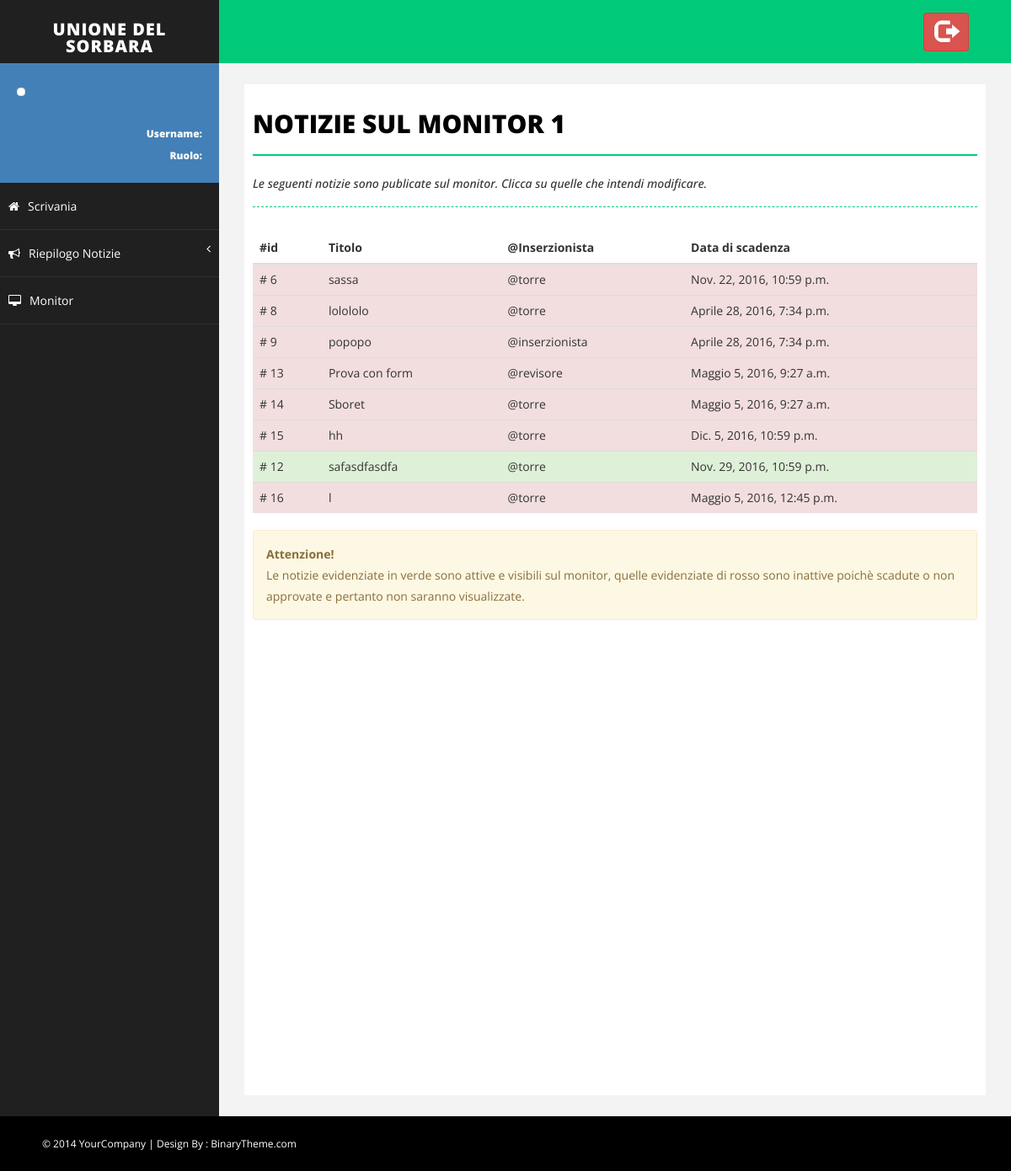
The app's page /visualizza/monitor/1, older data.
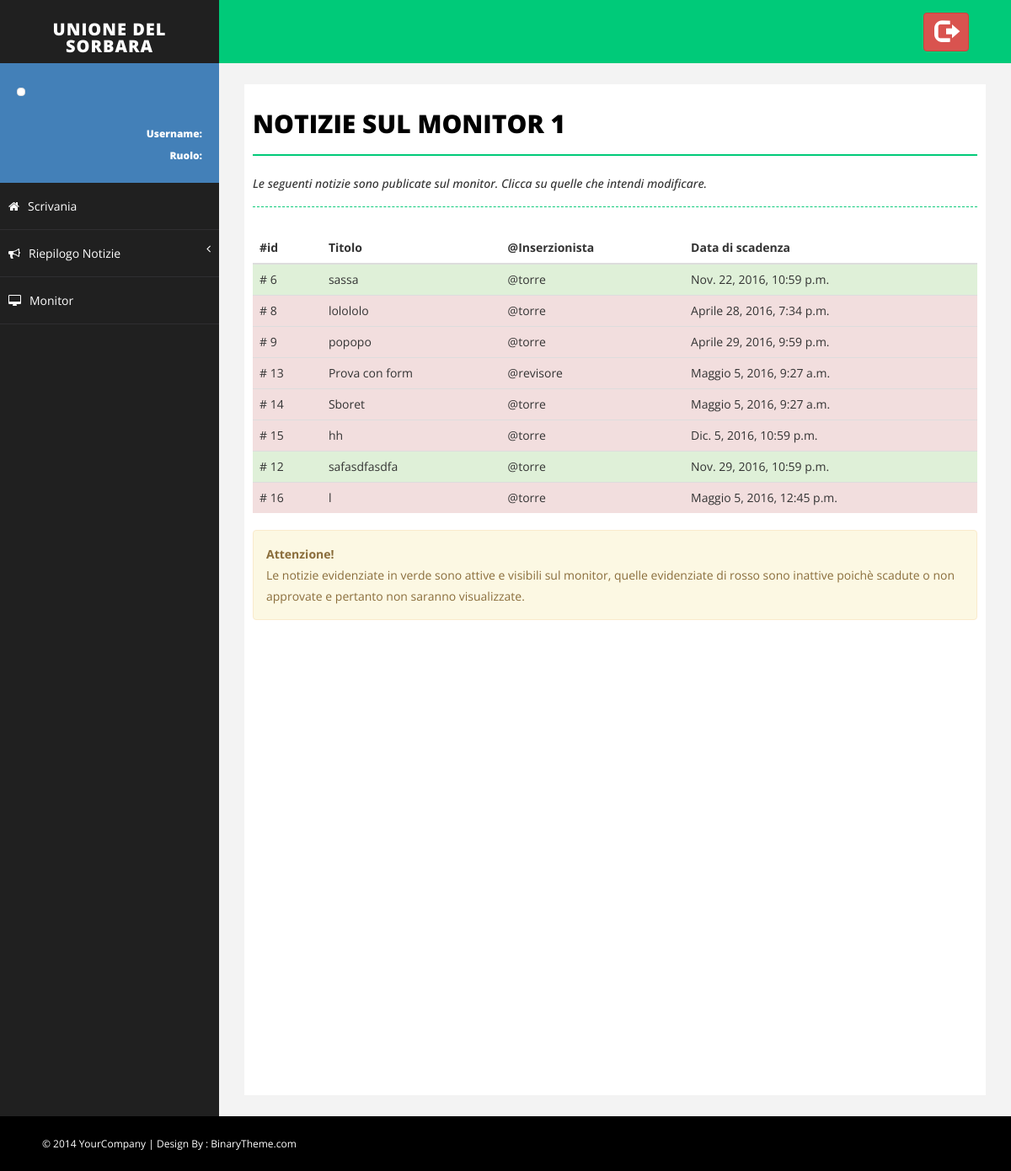
The same page, newer data.
### Monitor/models.py (models this page shows, shortened)
class Notizia(models.Model):
    titolo = models.CharField(max_length=settings.MAX_LUN_TITOLO)
    descrizione = models.TextField(max_length=settings.MAX_LUN_DESCRIZIONE)
    immagine = models.ImageField(upload_to=get_nome_immagine_notizia, default=None, blank=True)
    approvata = models.BooleanField(default=False)
    inserzionista = models.ForeignKey(MyUser)
    data_inserimento = models.DateTimeField(default=timezone.now)
    data_scadenza = models.DateTimeField(default=timezone.now()+datetime.timedelta(days=15))
    def attiva(self):
        return self.approvata and (self.data_scadenza >= timezone.now())

class MyUser(AbstractUser):
    foto_profilo = models.ImageField(upload_to=get_nome_immagine_utente, default=settings.NO_PROFILO)
    notifiche = models.BooleanField(default=True)

### Monitor/views.py (the view)
# urls.py: url(r'^visualizza/monitor/(?P<monitor_id>[0-9]+)$', views.notizie_per_monitor, name='notizie_monitor'),
def notizie_per_monitor(request, monitor_id):
    monitor = get_object_or_404(Monitor, pk=monitor_id)
    notizie = [x.notizia for x in VisualizzataComune.objects.filter(comune=monitor.frazione_posizionamento.comune)]
    notizie += [x.notizia for x in VisualizzataFrazione.objects.filter(frazione=monitor.frazione_posizionamento)]
    notizie += [x.notizia for x in VisualizzataMonitor.objects.filter(monitor=monitor)]
    sorted(notizie, key=lambda notizia: notizia.data_scadenza)
    return render(request,'Monitor/notizie_per_monitor.html',{'monitor_id':monitor_id, 'notizie':notizie})

### Monitor/templatetags/Monitor_extras.py (called while the page is built)
@register.filter(name='has_group')
def has_group(user, group_name):
    group = Group.objects.get(name=group_name)
    return True if group in user.groups.all() else False

@register.filter(name='is_admin')
def is_admin(user):
    return user.is_superuser

### Monitor/templates/Monitor/notizie_per_monitor.html
{% extends 'Monitor/base.html' %}
{% load Monitor_extras %}
{% block body %}
    <div id="page-inner">
        <div class="row">
            <div class="col-md-12">
                <h1 class="page-head-line">Notizie sul monitor {{ monitor_id }}</h1>
                <h1 class="page-subhead-line">Le seguenti notizie sono publicate sul monitor.
                    Clicca su quelle che intendi modificare.</h1>
            </div>
        </div>
        {% if notizie|length == 0 %}
            <div class="panel">
                <div class="alert alert-danger" role="alert">
                    Nessuna notizia publicata!
                    Non ci sono notizie sul monitor selezionato.
                </div>
            </div>
        {% else %}
            <div class="table-responsive">
                <table class="table table-hover">
                    <thead>
                        <tr>
                            <th>#id</th>
                            <th>Titolo</th>
                            <th>@Inserzionista</th>
                            <th>Data di scadenza</th>
                        </tr>
                    </thead>
                    <tbody>
                        {% for notizia in notizie %}
                            {% if notizia.attiva %}
                                {% if request.user|has_group:"Inserzionista" %}
                                <tr onclick = "location.href='{% url 'Monitor:modifica_notizia' notizia.id %}'" class="success">
                                {% else %}
                                <tr onclick = "location.href='{% url 'Monitor:approva_notizia' notizia.id %}'" class="success">
                                {% endif %}
                            {% else %}
                                {% if request.user|has_group:"Inserzionista" %}
                                <tr onclick = "location.href='{% url 'Monitor:modifica_notizia' notizia.id %}'" class="danger">
                                {% else %}
                                <tr onclick = "location.href='{% url 'Monitor:approva_notizia' notizia.id %}'" class="danger">
                                {% endif %}
                            {% endif %}
                                <td># {{ notizia.id }}</td>
                                <td>{{ notizia.titolo }}</td>
                                <td>@{{ notizia.inserzionista }}</td>
                                <td>{{ notizia.data_scadenza }}</td>
                            </tr>
                        {% endfor %}
                    </tbody>
                </table>
                <div class="alert alert-warning">
                    <strong>Attenzione!</strong><br />
                    Le notizie evidenziate in verde sono attive e visibili sul monitor,
                    quelle evidenziate di rosso sono inattive poichè scadute o non approvate
                    e pertanto non saranno visualizzate.
                </div>
            </div>
        {% endif %}
    </div>
{% endblock %}

Row changes from the older to the newer data that the page shows:
changed Notizia "sassa": approvata False → True (drawn)
changed Notizia "popopo": inserzionista "inserzionista" → "torre"; data_scadenza "Aprile 28, 2016, 7:34 p.m." → "Aprile 29, 2016, 9:59 p.m."
